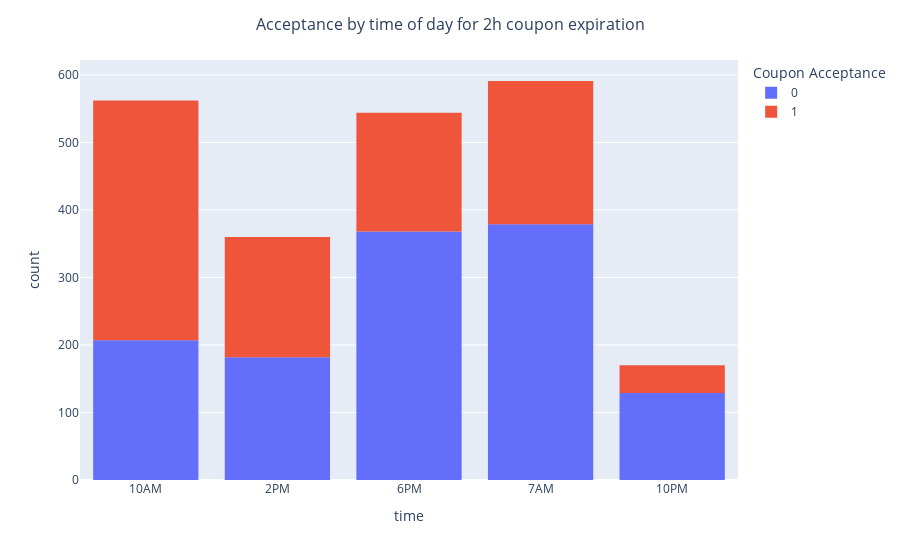

The code cell stored with this chart in its notebook:
### Markdown cell above
Most likely time to accept a coupon is 10am

### Code cell
#histogram graph to show how time is a factor for coupon acceptance for the 2h coupon expiration
fig = px.histogram(data_coffee.query("expiration == '2h'"), x = "time", color = "Coupon Acceptance")

fig.update_layout(
    title="Acceptance by time of day for 2h coupon expiration",
    title_font=dict(size=16),
    title_x=0.5  
)

### Figure 1 — Plotly figure (JSON) as saved in the notebook; plotly's stock layout.template omitted (floating-point values rounded to 4 significant figures; data arrays with more than 128 entries replaced by an {"elided": "..."} marker saying what was removed)
{"data": [{"alignmentgroup": "True", "bingroup": "x", "hovertemplate": "Coupon Acceptance=0<br>time=%{x}<br>count=%{y}<extra></extra>", "legendgroup": "0", "marker": {"color": "#636efa", "pattern": {"shape": ""}}, "name": "0", "offsetgroup": "0", "orientation": "v", "showlegend": true, "type": "histogram", "x": {"elided": "1265 str values"}, "xaxis": "x", "yaxis": "y"}, {"alignmentgroup": "True", "bingroup": "x", "hovertemplate": "Coupon Acceptance=1<br>time=%{x}<br>count=%{y}<extra></extra>", "legendgroup": "1", "marker": {"color": "#EF553B", "pattern": {"shape": ""}}, "name": "1", "offsetgroup": "1", "orientation": "v", "showlegend": true, "type": "histogram", "x": {"elided": "962 str values"}, "xaxis": "x", "yaxis": "y"}], "layout": {"barmode": "relative", "legend": {"title": {"text": "Coupon Acceptance"}, "tracegroupgap": 0}, "margin": {"t": 60}, "title": {"font": {"size": 16}, "text": "Acceptance by time of day for 2h coupon expiration", "x": 0.5}, "xaxis": {"anchor": "y", "domain": [0, 1], "title": {"text": "time"}}, "yaxis": {"anchor": "x", "domain": [0, 1], "title": {"text": "count"}}}}
